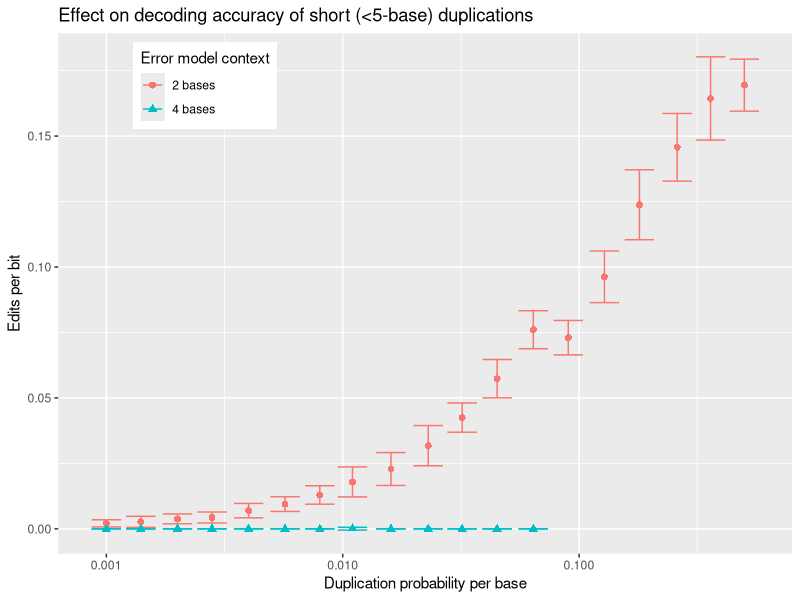

The R script that drew this image:
library("ggplot2");
df.l4 <- read.table(file="len4.mix2.dups.tab");
df.l8 <- read.table(file="len8.mix2.dups.tab");

df.l4$group <- 1;
df.l8$group <- 2;

df <- rbind(df.l4,df.l8);

df$Context=factor(df$group,labels=c("2 bases","4 bases"));
g <- guide_legend(title="Error model context");

dupplot <- ggplot(df,aes(x=DupProb,y=MeanEditsPerBit,color=Context)) + geom_errorbar(aes(ymin=MeanEditsPerBit-2*StDevEditsPerBit,ymax=MeanEditsPerBit+2*StDevEditsPerBit)) + geom_point(aes(shape=Context),size=2) + ylab("Edits per bit") + xlab("Duplication probability per base") + ggtitle("Effect on decoding accuracy of short (<5-base) duplications") + theme(legend.position=c(.2,.9)) + guides(colour=g,shape=g) + scale_x_log10();

ggsave("dupplot.ps",plot=dupplot);

